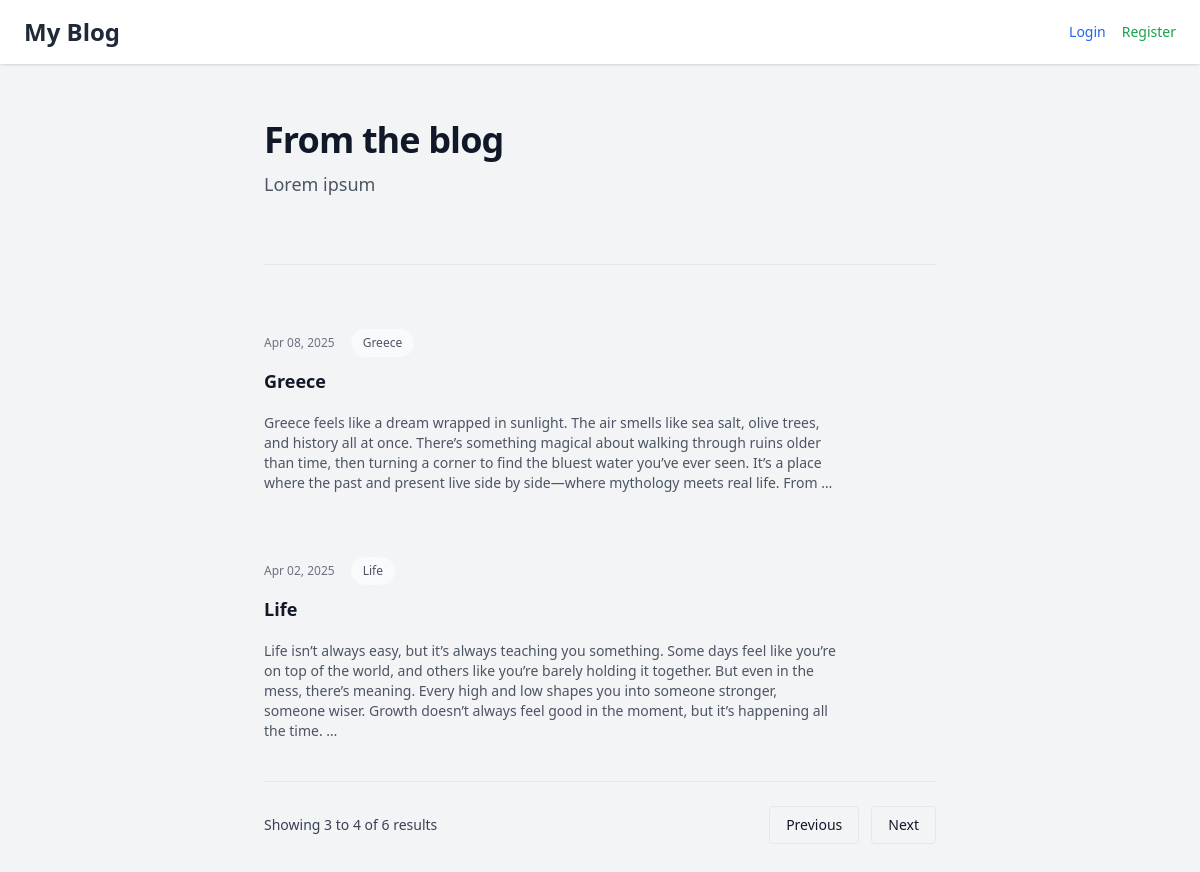
Screenshot of /blog/?page=2 with the database file from the repository.
### blog/models.py (models this page shows)
class Post(models.Model):
 author= models.ForeignKey(settings.AUTH_USER_MODEL, on_delete=models.CASCADE)
 title = models.CharField(max_length=255)
 slug= models.SlugField()
 body = models.TextField()
 publish = models.DateTimeField()
 created = models.DateTimeField(auto_now_add=True)
 updated = models.DateTimeField(auto_now=True)
 status = models.CharField(max_length=2,choices=Status.choices, default=Status.DRAFT)
 tags = TaggableManager()
 def get_absolute_url(self):
     return reverse('blog:post_detail', args=[
        self.publish.year,
        self.publish.month,
        self.publish.day,
        self.slug
    ])

### blog/views.py (the view)
# urls.py: path('', views.post_list, name='post_list'),
def post_list(request):
    posts_list = Post.objects.all().order_by('-publish')
    paginator = Paginator(posts_list, 2)
    page_number = request.GET.get('page')
    page_obj = paginator.get_page(page_number)
    return render(request, 'blog/post/list.html', {'page_obj': page_obj})

### blog/templates/blog/post/list.html (shortened to what this page needs)
{% extends "base.html" %}
{% block content %}
<div class="max-w-2xl mx-auto">
  <h2 class="text-3xl font-bold tracking-tight text-gray-900 sm:text-4xl">From the blog</h2>
  <p class="mt-2 text-lg leading-8 text-gray-600">Lorem ipsum</p>
  <div class="mt-10 space-y-16 border-t border-gray-200 pt-10 sm:mt-16 sm:pt-16">
    {% for post in page_obj %}
      <article class="flex max-w-xl flex-col items-start justify-between">
        <div class="flex items-center gap-x-4 text-xs">
          <time datetime="{{ post.publish }}" class="text-gray-500">{{ post.publish|date:"M d, Y" }}</time>
          <a href="{{ post.get_absolute_url }}"
             class="relative z-10 rounded-full bg-gray-50 px-3 py-1.5 font-medium text-gray-600 hover:bg-gray-100">{{ post.title }}</a>
        </div>
        <div class="group relative">
          <h3 class="mt-3 text-lg font-semibold leading-6 text-gray-900 group-hover:text-gray-600">
            <a href="{{ post.get_absolute_url }}">
              <span class="absolute inset-0"></span>
              {{ post.title }}
            </a>
          </h3>
          <div class="mt-5">
            <p class="text-sm text-gray-600">{{ post.body|truncatewords:60 }}</p>
          </div>
        </div>
      </article>
    {% endfor %}
  </div>
  <nav class="flex items-center justify-between border-t border-gray-200 mt-10 pt-6" aria-label="Pagination">
    <div class="hidden sm:block text-sm text-gray-700">
      Showing {{ page_obj.start_index }} to {{ page_obj.end_index }} of {{ page_obj.paginator.count }} results
    </div>
    <div class="flex flex-1 justify-between sm:justify-end">
      {% if page_obj.has_previous %}
        <a href="?page={{ page_obj.previous_page_number }}"
           class="px-4 py-2 text-sm border rounded hover:bg-gray-50">Previous</a>
      {% endif %}
      {% if page_obj.has_next %}
        <a href="?page={{ page_obj.next_page_number }}"
           class="ml-3 px-4 py-2 text-sm border rounded hover:bg-gray-50">Next</a>
      {% endif %}
    </div>
  </nav>
</div>
{% endblock %}

### rows the page displays
Post: publish "Apr 08, 2025", title "Greece", body "Greece feels like a dream wrapped in sunlight. The air smells like sea salt, olive trees, and history all at once. There’s something magical about walking through ruins older than time, then turning a corner to find the bluest water you’ve ever seen. It’s a place where the past and present live side by side—where mythology meets real life. From …"
Post: publish "Apr 02, 2025", title "Life", body "Life isn’t always easy, but it’s always teaching you something. Some days feel like you’re on top of the world, and others like you’re barely holding it together. But even in the mess, there’s meaning. Every high and low shapes you into someone stronger, someone wiser. Growth doesn’t always feel good in the moment, but it’s happening all the time. …"

### other values shown
{{ page_obj.start_index }} "3"
{{ page_obj.end_index }} "4"
{{ page_obj.paginator.count }} "6"
